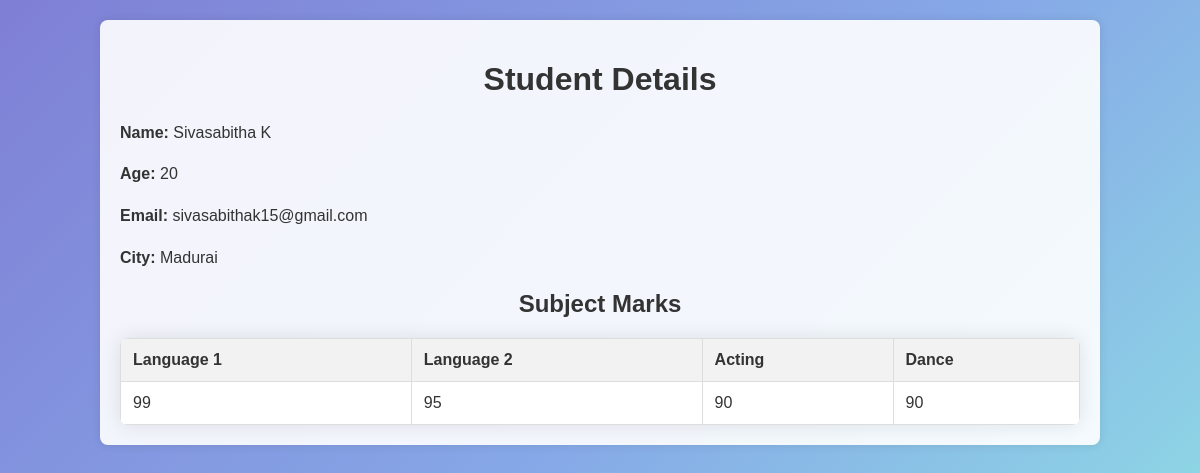
The page /student/2/ on the database its author committed.
### student_app/models.py (models this page shows, shortened)
class Student(models.Model):
    name = models.CharField(max_length=100)
    age = models.IntegerField()
    email = models.EmailField()
    city = models.CharField(max_length=100)
    def __str__(self):
        return self.name

class SubjectMarks(models.Model):
    student = models.ForeignKey(Student, on_delete=models.CASCADE)
    language1 = models.IntegerField()
    language2 = models.IntegerField()
    acting = models.IntegerField()
    dance = models.IntegerField()

### student_app/views.py (the view)
# urls.py: path('student/<int:id>/', student_detail_view, name='student_detail'),
def student_detail_view(request, id):
    print(f"Student ID: {id}")
    student = get_object_or_404(Student, pk=id)
    print(f"Student: {student}")
    subject_marks = SubjectMarks.objects.filter(student=student)
    return render(request, 'student_app/student_detail.html', {'student': student, 'subject_marks': subject_marks})

### student_app/templates/student_app/student_detail.html (shortened to what this page needs)
{% load static %}
<!DOCTYPE html>
<html lang="en">
<head>
    <link rel="stylesheet" type="text/css" href="{% static 'student_app/styles.css' %}">
</head>
<body>
    <div class="container">
        <h1>Student Details</h1>
        <p><strong>Name:</strong> {{ student.name }}</p>
        <p><strong>Age:</strong> {{ student.age }}</p>
        <p><strong>Email:</strong> {{ student.email }}</p>
        <p><strong>City:</strong> {{ student.city }}</p>
        <h2>Subject Marks</h2>
        <table>
            <tr>
                <th>Language 1</th>
                <th>Language 2</th>
                <th>Acting</th>
                <th>Dance</th>
            </tr>
            {% for mark in subject_marks %}
            <tr>
                <td>{{ mark.language1 }}</td>
                <td>{{ mark.language2 }}</td>
                <td>{{ mark.acting }}</td>
                <td>{{ mark.dance }}</td>
            </tr>
            {% endfor %}
        </table>
    </div>
</body>
</html>

### student_app/static/student_app/styles.css (style rules this page uses)
body { font-family: Arial, sans-serif; background-color: #f4f4f9; margin: 0; padding: 0; }
body { background: linear-gradient(135deg, #7F7FD5, #86A8E7, #91EAE4); background-attachment: fixed; }
.container { width: 80%; margin: 20px auto; padding: 20px; border-radius: 8px; box-shadow: 0 0 10px rgba(0, 0, 0, 0.1); background: rgba(255, 255, 255, 0.9); color: #333; }
.container p { font-size: 16px; line-height: 1.6; color: #333; font-family: 'Montserrat', sans-serif; }
h1, h2 { text-align: center; color: #333; }
table { width: 100%; border-collapse: collapse; margin-top: 20px; border-radius: 8px; overflow: hidden; box-shadow: 0 0 20px rgba(0, 0, 0, 0.1); }
th, td { border: 1px solid #ddd; padding: 12px; text-align: left; }
th { background-color: #f2f2f2; color: #333; }
td { background-color: #fff; }

### rows shown on the page
Student: name "Sivasabitha K", age "20", email "sivasabithak15@gmail.com", city "Madurai"
SubjectMarks: language1 "99", language2 "95", acting "90", dance "90"
